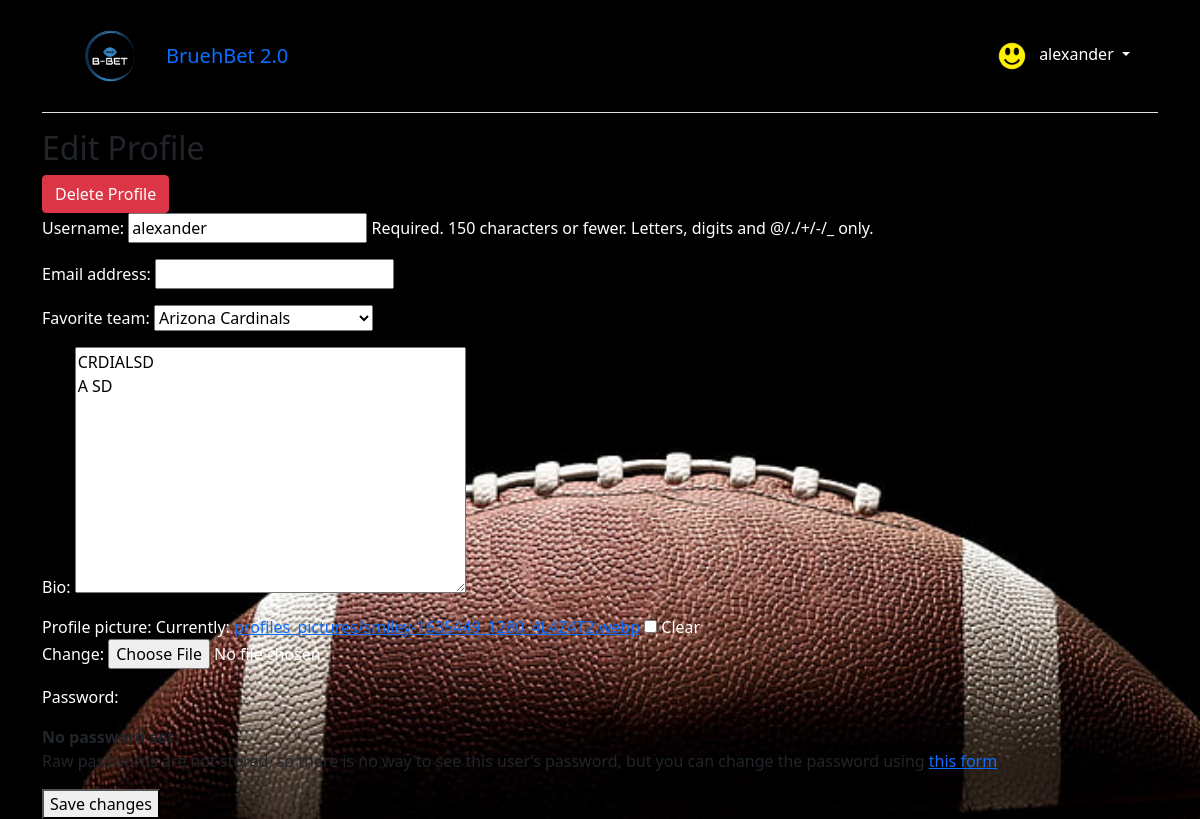
/profile/alexander/edit/ (signed in), run on an earlier commit of the app's database.
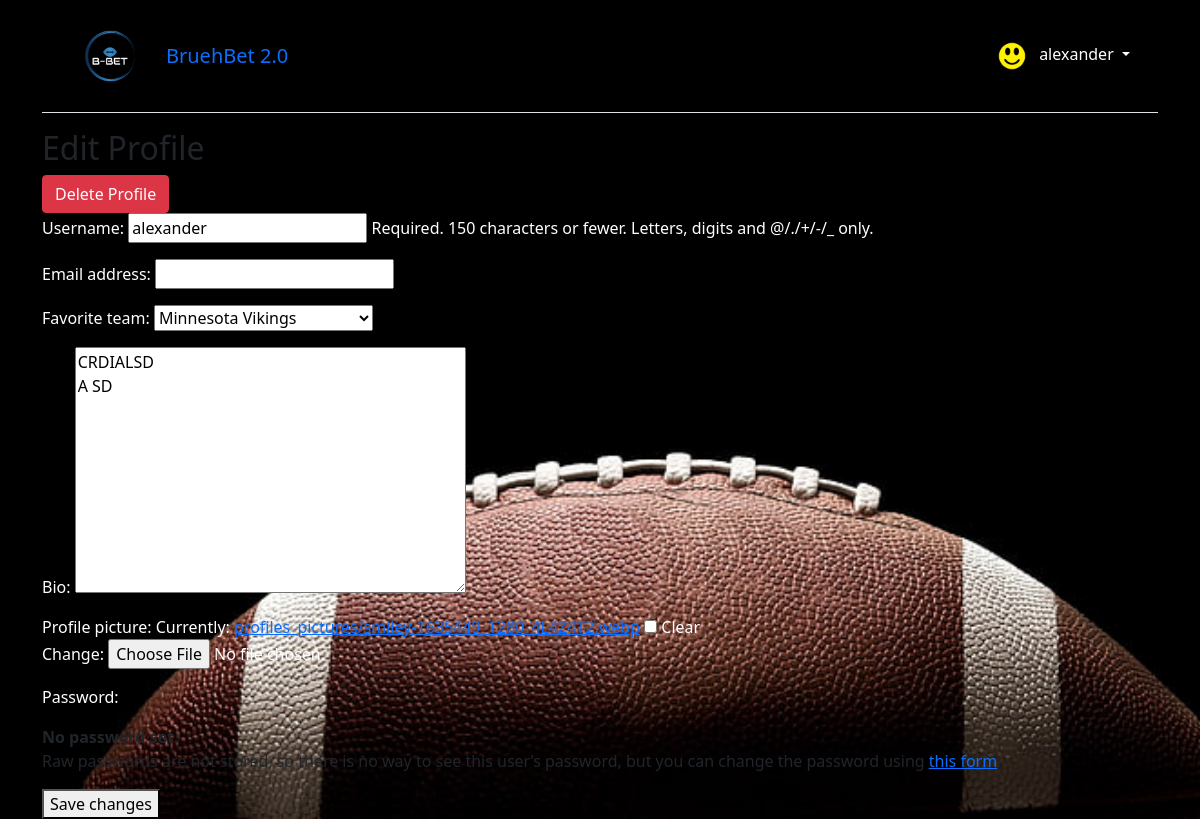
And on a later commit of the database.
### users/models.py (models this page shows, shortened)
class CustomUser(AbstractUser):
    favorite_team = models.ForeignKey(Team, on_delete=models.SET_NULL, null=True, blank=True)
    models.SlugField(null=True, blank=True, unique=True)
    bio = models.TextField(blank=True, null=True)
    profile_picture = models.ImageField(upload_to='profiles_pictures/', blank=True, null=True)

### users/views.py (the view, shortened to what this page needs)
# urls.py: path('profile/<slug:username>/edit/', ProfileUpdateView.as_view(), name='edit_profile'),
class ProfileUpdateView(LoginRequiredMixin, UserPassesTestMixin, UpdateView):
    model = CustomUser
    form_class = CustomUserChangeForm
    template_name = 'profile_edit.html'  # Change to your template name
    def get_object(self, queryset=None):
        username = self.kwargs.get('username')
        return get_object_or_404(CustomUser, username=username)
    def test_func(self):
        user_to_edit = self.get_object()
        return user_to_edit == self.request.user

### users/forms.py
class CustomUserChangeForm(UserChangeForm):
    class Meta(UserChangeForm):
        model = CustomUser
        fields = ('username', 'email', 'favorite_team','bio', 'profile_picture')

### users/models.py (called while the page is built)
    def __str__(self):
        return self.name

### templates/profile_edit.html (shortened to what this page needs)
{% extends 'base.html' %}
{% block content %}
    <h2>Edit Profile</h2>
    <form method="post" enctype="multipart/form-data">
        <a href="{% url 'delete_profile' username=user.username %}" class="btn btn-danger">Delete Profile</a>
        {{ form.as_p }}
        <button type="submit">Save changes</button>
    </form>
{% endblock %}

### templates/base.html (shortened to what this page needs)
{% load static %}
<!DOCTYPE html>
<html>
<head>
  <link rel="stylesheet" type="text/css" href="{% static 'css/styles.css' %}">
  <link href="https://cdn.jsdelivr.net/npm/bootstrap@5.1.3/dist/css/bootstrap.min.css" rel="stylesheet"
>
    <link rel="stylesheet" href="https://cdnjs.cloudflare.com/ajax/libs/OwlCarousel2/2.3.4/assets/owl.carousel.min.css">
<link rel="stylesheet" href="https://cdnjs.cloudflare.com/ajax/libs/OwlCarousel2/2.3.4/assets/owl.theme.default.min.css">
</head>
<body>
  <div class="container">
    <header class="p-3 mb-3 border-bottom">
      <div class="container">
        <div class="d-flex flex-wrap align-items-center justify-content-center
          justify-content-lg-start">
          <img src="{% static 'logo/png/logo-color.png' %}" alt="BruehBet Logo" class="me-3 logo">
          <a class="navbar-brand" href="{% url 'home' %}">BruehBet 2.0</a>
            {% if user.is_authenticated %}
          <div class="dropdown text-end">
            <a href="#" class="d-block link-dark text-decoration-none dropdown-toggle" id="dropdownUser1"
              data-bs-toggle="dropdown" aria-expanded="false">
              {% if request.user.profile_picture %}
                <img src="{{ request.user.profile_picture.url }}" width="30" height="30" class="rounded-circle me-2">
              {% elif request.user.favorite_team.logo %}
                <img src="{{ request.user.favorite_team.logo.url }}" width="30" height="30" class="rounded-circle me-2">
              {% else %}
                <img src="{% static 'images/nfl.png' %}" width="30" height="30" class="rounded-circle me-2">
              {% endif %}
              {{ request.user.username }}
            </a>
          </div>
          {% else %}
          <div class="text-end">
            <a href="{% url 'login' %}" class="btn btn-outline-primary me-2">Log
              In</a>
            <a href="{% url 'signup' %}" class="btn btn-primary">Sign Up</a>
          </div>
          {% endif %}
        </div>
      </div>
    </header>
    <main>
      {% block content %}
      {% endblock content %}
    </main>
  </div>
</body>
</html>

What changed in the data, as far as the page shows it:
changed CustomUser "alexander": favorite_team "Arizona Cardinals" → "Minnesota Vikings"
